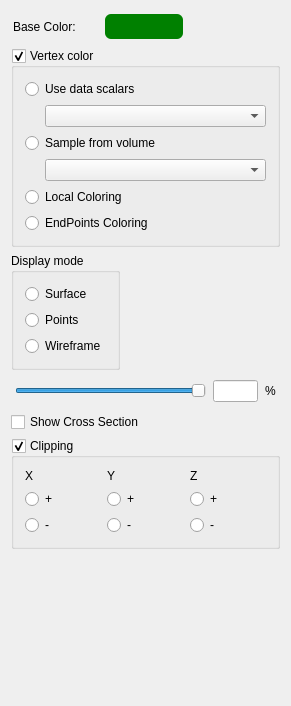
<?xml version="1.0" encoding="UTF-8"?>
<ui version="4.0">
 <class>TractogramObjectSettingsDialog</class>
 <widget class="QWidget" name="TractogramObjectSettingsDialog">
  <property name="geometry">
   <rect>
    <x>0</x>
    <y>0</y>
    <width>275</width>
    <height>706</height>
   </rect>
  </property>
  <property name="minimumSize">
   <size>
    <width>0</width>
    <height>0</height>
   </size>
  </property>
  <property name="windowTitle">
   <string>TractogramObjectSettingsDialogBase</string>
  </property>
  <layout class="QVBoxLayout" name="verticalLayout_6">
   <item>
    <layout class="QHBoxLayout" name="_2">
     <property name="spacing">
      <number>2</number>
     </property>
     <property name="leftMargin">
      <number>2</number>
     </property>
     <property name="topMargin">
      <number>2</number>
     </property>
     <property name="rightMargin">
      <number>2</number>
     </property>
     <property name="bottomMargin">
      <number>2</number>
     </property>
     <item>
      <widget class="QLabel" name="label">
       <property name="minimumSize">
        <size>
         <width>89</width>
         <height>0</height>
        </size>
       </property>
       <property name="text">
        <string>Base Color: </string>
       </property>
      </widget>
     </item>
     <item>
      <widget class="QPushButton" name="changeColorButton">
       <property name="minimumSize">
        <size>
         <width>80</width>
         <height>27</height>
        </size>
       </property>
       <property name="autoFillBackground">
        <bool>false</bool>
       </property>
       <property name="styleSheet">
        <string notr="true">background-color: green; 
border-width: 2px;
border-style: solid;
border-radius: 7;</string>
       </property>
       <property name="text">
        <string/>
       </property>
       <property name="flat">
        <bool>false</bool>
       </property>
      </widget>
     </item>
     <item>
      <spacer name="spacer1">
       <property name="orientation">
        <enum>Qt::Horizontal</enum>
       </property>
       <property name="sizeType">
        <enum>QSizePolicy::MinimumExpanding</enum>
       </property>
       <property name="sizeHint" stdset="0">
        <size>
         <width>16</width>
         <height>16</height>
        </size>
       </property>
      </spacer>
     </item>
    </layout>
   </item>
   <item>
    <widget class="QGroupBox" name="vertexColorGroupBox">
     <property name="title">
      <string>Vertex color</string>
     </property>
     <property name="checkable">
      <bool>true</bool>
     </property>
     <layout class="QVBoxLayout" name="verticalLayout">
      <item>
       <widget class="QRadioButton" name="useDataScalarsRadioButton">
        <property name="text">
         <string>Use data scalars</string>
        </property>
       </widget>
      </item>
      <item>
       <layout class="QHBoxLayout" name="horizontalLayout_4">
        <item>
         <spacer name="horizontalSpacer_3">
          <property name="orientation">
           <enum>Qt::Horizontal</enum>
          </property>
          <property name="sizeType">
           <enum>QSizePolicy::Fixed</enum>
          </property>
          <property name="sizeHint" stdset="0">
           <size>
            <width>20</width>
            <height>20</height>
           </size>
          </property>
         </spacer>
        </item>
        <item>
         <widget class="QComboBox" name="lutComboBox"/>
        </item>
       </layout>
      </item>
      <item>
       <widget class="QRadioButton" name="sampleFromVolumeRadioButton">
        <property name="text">
         <string>Sample from volume</string>
        </property>
       </widget>
      </item>
      <item>
       <layout class="QHBoxLayout" name="horizontalLayout_2">
        <item>
         <spacer name="horizontalSpacer_2">
          <property name="orientation">
           <enum>Qt::Horizontal</enum>
          </property>
          <property name="sizeType">
           <enum>QSizePolicy::Fixed</enum>
          </property>
          <property name="sizeHint" stdset="0">
           <size>
            <width>20</width>
            <height>20</height>
           </size>
          </property>
         </spacer>
        </item>
        <item>
         <widget class="QComboBox" name="sampleVolumeComboBox"/>
        </item>
       </layout>
      </item>
      <item>
       <widget class="QRadioButton" name="localColoringRadioButton">
        <property name="text">
         <string>Local Coloring</string>
        </property>
       </widget>
      </item>
      <item>
       <widget class="QRadioButton" name="endPtsColoringRadioButton">
        <property name="text">
         <string>EndPoints Coloring</string>
        </property>
       </widget>
      </item>
     </layout>
    </widget>
   </item>
   <item>
    <widget class="QGroupBox" name="displayModeGroupBox">
     <property name="sizePolicy">
      <sizepolicy hsizetype="Preferred" vsizetype="Preferred">
       <horstretch>0</horstretch>
       <verstretch>0</verstretch>
      </sizepolicy>
     </property>
     <property name="title">
      <string>Display mode</string>
     </property>
     <property name="flat">
      <bool>true</bool>
     </property>
     <property name="checkable">
      <bool>false</bool>
     </property>
     <layout class="QVBoxLayout" name="verticalLayout_2">
      <property name="sizeConstraint">
       <enum>QLayout::SetFixedSize</enum>
      </property>
      <item>
       <widget class="QRadioButton" name="surfaceRadioButton">
        <property name="text">
         <string>Surface</string>
        </property>
       </widget>
      </item>
      <item>
       <widget class="QRadioButton" name="pointRadioButton">
        <property name="text">
         <string>Points</string>
        </property>
       </widget>
      </item>
      <item>
       <widget class="QRadioButton" name="wireframeRadioButton">
        <property name="text">
         <string>Wireframe</string>
        </property>
       </widget>
      </item>
     </layout>
    </widget>
   </item>
   <item>
    <layout class="QHBoxLayout" name="_3">
     <property name="spacing">
      <number>7</number>
     </property>
     <property name="leftMargin">
      <number>4</number>
     </property>
     <property name="topMargin">
      <number>4</number>
     </property>
     <property name="rightMargin">
      <number>4</number>
     </property>
     <property name="bottomMargin">
      <number>4</number>
     </property>
     <item>
      <widget class="QSlider" name="opacitySlider">
       <property name="maximum">
        <number>100</number>
       </property>
       <property name="pageStep">
        <number>10</number>
       </property>
       <property name="value">
        <number>100</number>
       </property>
       <property name="orientation">
        <enum>Qt::Horizontal</enum>
       </property>
      </widget>
     </item>
     <item>
      <widget class="QLineEdit" name="opacityEdit">
       <property name="maximumSize">
        <size>
         <width>45</width>
         <height>32767</height>
        </size>
       </property>
       <property name="alignment">
        <set>Qt::AlignLeading</set>
       </property>
      </widget>
     </item>
     <item>
      <widget class="QLabel" name="label_2">
       <property name="text">
        <string>%</string>
       </property>
      </widget>
     </item>
    </layout>
   </item>
   <item>
    <widget class="QCheckBox" name="crossSectionCheckBox">
     <property name="text">
      <string>Show Cross Section </string>
     </property>
    </widget>
   </item>
   <item>
    <widget class="QGroupBox" name="clippingGroupBox">
     <property name="title">
      <string>Clipping</string>
     </property>
     <property name="checkable">
      <bool>true</bool>
     </property>
     <layout class="QHBoxLayout" name="horizontalLayout_3">
      <item>
       <layout class="QVBoxLayout" name="verticalLayout_3">
        <item>
         <widget class="QLabel" name="label_3">
          <property name="text">
           <string>X</string>
          </property>
         </widget>
        </item>
        <item>
         <widget class="QRadioButton" name="xpRadioButton">
          <property name="text">
           <string>+</string>
          </property>
          <attribute name="buttonGroup">
           <string notr="true">clipXButtonGroup</string>
          </attribute>
         </widget>
        </item>
        <item>
         <widget class="QRadioButton" name="xmRadioButton">
          <property name="text">
           <string>-</string>
          </property>
          <attribute name="buttonGroup">
           <string notr="true">clipXButtonGroup</string>
          </attribute>
         </widget>
        </item>
       </layout>
      </item>
      <item>
       <layout class="QVBoxLayout" name="verticalLayout_4">
        <item>
         <widget class="QLabel" name="label_4">
          <property name="text">
           <string>Y</string>
          </property>
         </widget>
        </item>
        <item>
         <widget class="QRadioButton" name="ypRadioButton">
          <property name="text">
           <string>+</string>
          </property>
          <attribute name="buttonGroup">
           <string notr="true">clipYButtonGroup</string>
          </attribute>
         </widget>
        </item>
        <item>
         <widget class="QRadioButton" name="ymRadioButton">
          <property name="text">
           <string>-</string>
          </property>
          <attribute name="buttonGroup">
           <string notr="true">clipYButtonGroup</string>
          </attribute>
         </widget>
        </item>
       </layout>
      </item>
      <item>
       <layout class="QVBoxLayout" name="verticalLayout_5">
        <item>
         <widget class="QLabel" name="label_5">
          <property name="text">
           <string>Z</string>
          </property>
         </widget>
        </item>
        <item>
         <widget class="QRadioButton" name="zpRadioButton">
          <property name="text">
           <string>+</string>
          </property>
          <attribute name="buttonGroup">
           <string notr="true">clipZButtonGroup</string>
          </attribute>
         </widget>
        </item>
        <item>
         <widget class="QRadioButton" name="zmRadioButton">
          <property name="text">
           <string>-</string>
          </property>
          <attribute name="buttonGroup">
           <string notr="true">clipZButtonGroup</string>
          </attribute>
         </widget>
        </item>
       </layout>
      </item>
     </layout>
    </widget>
   </item>
   <item>
    <spacer name="verticalSpacer">
     <property name="orientation">
      <enum>Qt::Vertical</enum>
     </property>
     <property name="sizeHint" stdset="0">
      <size>
       <width>269</width>
       <height>42</height>
      </size>
     </property>
    </spacer>
   </item>
  </layout>
 </widget>
 <layoutdefault spacing="6" margin="11"/>
 <resources/>
 <connections/>
 <buttongroups>
  <buttongroup name="clipXButtonGroup"/>
  <buttongroup name="clipYButtonGroup"/>
  <buttongroup name="clipZButtonGroup"/>
 </buttongroups>
</ui>
